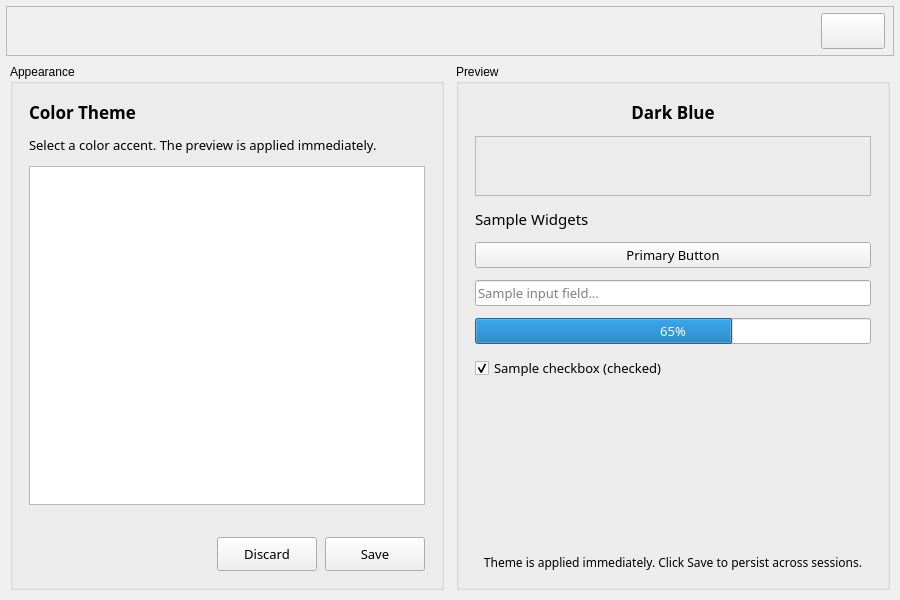
<?xml version="1.0" encoding="UTF-8"?>
<ui version="4.0">
 <class>Form</class>
 <widget class="QWidget" name="Form">
  <property name="geometry">
   <rect>
    <x>0</x>
    <y>0</y>
    <width>900</width>
    <height>600</height>
   </rect>
  </property>
  <property name="windowTitle">
   <string>Settings</string>
  </property>
  <layout class="QVBoxLayout" name="verticalLayout_main">
   <property name="spacing">
    <number>0</number>
   </property>
   <property name="leftMargin">
    <number>6</number>
   </property>
   <property name="topMargin">
    <number>6</number>
   </property>
   <property name="rightMargin">
    <number>6</number>
   </property>
   <property name="bottomMargin">
    <number>6</number>
   </property>

   <!-- TOP BAR -->
   <item>
    <widget class="QFrame" name="bar_information">
     <property name="sizePolicy">
      <sizepolicy hsizetype="Preferred" vsizetype="Fixed">
       <horstretch>0</horstretch>
       <verstretch>0</verstretch>
      </sizepolicy>
     </property>
     <property name="minimumSize">
      <size>
       <width>0</width>
       <height>50</height>
      </size>
     </property>
     <property name="maximumSize">
      <size>
       <width>16777215</width>
       <height>50</height>
      </size>
     </property>
     <property name="frameShape">
      <enum>QFrame::StyledPanel</enum>
     </property>
     <property name="frameShadow">
      <enum>QFrame::Raised</enum>
     </property>
     <layout class="QHBoxLayout" name="horizontalLayout_bar">
      <property name="leftMargin">
       <number>8</number>
      </property>
      <property name="topMargin">
       <number>4</number>
      </property>
      <property name="rightMargin">
       <number>8</number>
      </property>
      <property name="bottomMargin">
       <number>4</number>
      </property>
      <item>
       <widget class="QLabel" name="label_user_name">
        <property name="font">
         <font>
          <family>Century Gothic</family>
          <pointsize>12</pointsize>
         </font>
        </property>
        <property name="text">
         <string/>
        </property>
        <property name="alignment">
         <set>Qt::AlignLeading|Qt::AlignLeft|Qt::AlignVCenter</set>
        </property>
       </widget>
      </item>
      <item>
       <widget class="QLabel" name="label_user_role">
        <property name="font">
         <font>
          <family>Century Gothic</family>
          <pointsize>12</pointsize>
         </font>
        </property>
        <property name="text">
         <string/>
        </property>
       </widget>
      </item>
      <item>
       <spacer name="horizontalSpacer_bar">
        <property name="orientation">
         <enum>Qt::Horizontal</enum>
        </property>
        <property name="sizeType">
         <enum>QSizePolicy::Expanding</enum>
        </property>
        <property name="sizeHint" stdset="0">
         <size>
          <width>40</width>
          <height>20</height>
         </size>
        </property>
       </spacer>
      </item>
      <item>
       <widget class="QPushButton" name="btn_close">
        <property name="minimumSize">
         <size>
          <width>64</width>
          <height>36</height>
         </size>
        </property>
        <property name="maximumSize">
         <size>
          <width>64</width>
          <height>36</height>
         </size>
        </property>
        <property name="text">
         <string/>
        </property>
       </widget>
      </item>
     </layout>
    </widget>
   </item>

   <!-- MAIN CONTENT -->
   <item>
    <layout class="QHBoxLayout" name="horizontalLayout_content">
     <property name="spacing">
      <number>12</number>
     </property>
     <property name="leftMargin">
      <number>4</number>
     </property>
     <property name="topMargin">
      <number>8</number>
     </property>
     <property name="rightMargin">
      <number>4</number>
     </property>
     <property name="bottomMargin">
      <number>4</number>
     </property>

     <!-- LEFT — Theme selector -->
     <item>
      <widget class="QGroupBox" name="groupBox_appearance">
       <property name="sizePolicy">
        <sizepolicy hsizetype="Preferred" vsizetype="Expanding">
         <horstretch>1</horstretch>
         <verstretch>0</verstretch>
        </sizepolicy>
       </property>
       <property name="title">
        <string>Appearance</string>
       </property>
       <layout class="QVBoxLayout" name="verticalLayout_appearance">
        <property name="spacing">
         <number>12</number>
        </property>
        <property name="leftMargin">
         <number>16</number>
        </property>
        <property name="topMargin">
         <number>16</number>
        </property>
        <property name="rightMargin">
         <number>16</number>
        </property>
        <property name="bottomMargin">
         <number>16</number>
        </property>

        <item>
         <widget class="QLabel" name="label_theme_title">
          <property name="font">
           <font>
            <family>Century Gothic</family>
            <pointsize>13</pointsize>
            <bold>true</bold>
           </font>
          </property>
          <property name="text">
           <string>Color Theme</string>
          </property>
         </widget>
        </item>

        <item>
         <widget class="QLabel" name="label_theme_subtitle">
          <property name="font">
           <font>
            <family>Century Gothic</family>
            <pointsize>10</pointsize>
           </font>
          </property>
          <property name="text">
           <string>Select a color accent. The preview is applied immediately.</string>
          </property>
          <property name="wordWrap">
           <bool>true</bool>
          </property>
         </widget>
        </item>

        <!-- Theme cards list -->
        <item>
         <widget class="QListWidget" name="list_themes">
          <property name="sizePolicy">
           <sizepolicy hsizetype="Expanding" vsizetype="Expanding">
            <horstretch>0</horstretch>
            <verstretch>1</verstretch>
           </sizepolicy>
          </property>
          <property name="font">
           <font>
            <family>Century Gothic</family>
            <pointsize>11</pointsize>
           </font>
          </property>
          <property name="iconSize">
           <size>
            <width>28</width>
            <height>28</height>
           </size>
          </property>
          <property name="flow">
           <enum>QListView::TopToBottom</enum>
          </property>
          <property name="spacing">
           <number>4</number>
          </property>
         </widget>
        </item>

        <item>
         <spacer name="verticalSpacer_appearance">
          <property name="orientation">
           <enum>Qt::Vertical</enum>
          </property>
          <property name="sizeHint" stdset="0">
           <size>
            <width>20</width>
            <height>20</height>
           </size>
          </property>
         </spacer>
        </item>

        <!-- Action buttons -->
        <item>
         <layout class="QHBoxLayout" name="horizontalLayout_btns">
          <property name="spacing">
           <number>8</number>
          </property>
          <item>
           <spacer name="horizontalSpacer_btns">
            <property name="orientation">
             <enum>Qt::Horizontal</enum>
            </property>
            <property name="sizeHint" stdset="0">
             <size>
              <width>40</width>
              <height>20</height>
             </size>
            </property>
           </spacer>
          </item>
          <item>
           <widget class="QPushButton" name="btn_discard">
            <property name="minimumSize">
             <size>
              <width>100</width>
              <height>34</height>
             </size>
            </property>
            <property name="font">
             <font>
              <family>Century Gothic</family>
              <pointsize>10</pointsize>
             </font>
            </property>
            <property name="text">
             <string>Discard</string>
            </property>
           </widget>
          </item>
          <item>
           <widget class="QPushButton" name="btn_save_settings">
            <property name="minimumSize">
             <size>
              <width>100</width>
              <height>34</height>
             </size>
            </property>
            <property name="font">
             <font>
              <family>Century Gothic</family>
              <pointsize>10</pointsize>
             </font>
            </property>
            <property name="text">
             <string>Save</string>
            </property>
           </widget>
          </item>
         </layout>
        </item>

       </layout>
      </widget>
     </item>

     <!-- RIGHT — Preview panel -->
     <item>
      <widget class="QGroupBox" name="groupBox_preview">
       <property name="sizePolicy">
        <sizepolicy hsizetype="Preferred" vsizetype="Expanding">
         <horstretch>1</horstretch>
         <verstretch>0</verstretch>
        </sizepolicy>
       </property>
       <property name="title">
        <string>Preview</string>
       </property>
       <layout class="QVBoxLayout" name="verticalLayout_preview">
        <property name="spacing">
         <number>12</number>
        </property>
        <property name="leftMargin">
         <number>16</number>
        </property>
        <property name="topMargin">
         <number>16</number>
        </property>
        <property name="rightMargin">
         <number>16</number>
        </property>
        <property name="bottomMargin">
         <number>16</number>
        </property>

        <!-- Selected theme label -->
        <item>
         <widget class="QLabel" name="label_selected_theme">
          <property name="font">
           <font>
            <family>Century Gothic</family>
            <pointsize>13</pointsize>
            <bold>true</bold>
           </font>
          </property>
          <property name="text">
           <string>Dark Blue</string>
          </property>
          <property name="alignment">
           <set>Qt::AlignCenter</set>
          </property>
         </widget>
        </item>

        <!-- Color swatch -->
        <item>
         <widget class="QFrame" name="frame_color_swatch">
          <property name="sizePolicy">
           <sizepolicy hsizetype="Expanding" vsizetype="Fixed">
            <horstretch>0</horstretch>
            <verstretch>0</verstretch>
           </sizepolicy>
          </property>
          <property name="minimumSize">
           <size>
            <width>0</width>
            <height>60</height>
           </size>
          </property>
          <property name="maximumSize">
           <size>
            <width>16777215</width>
            <height>60</height>
           </size>
          </property>
          <property name="frameShape">
           <enum>QFrame::StyledPanel</enum>
          </property>
         </widget>
        </item>

        <!-- Sample widgets -->
        <item>
         <widget class="QLabel" name="label_sample_heading">
          <property name="font">
           <font>
            <family>Century Gothic</family>
            <pointsize>11</pointsize>
           </font>
          </property>
          <property name="text">
           <string>Sample Widgets</string>
          </property>
         </widget>
        </item>

        <item>
         <widget class="QPushButton" name="btn_sample_primary">
          <property name="font">
           <font>
            <family>Century Gothic</family>
            <pointsize>10</pointsize>
           </font>
          </property>
          <property name="text">
           <string>Primary Button</string>
          </property>
         </widget>
        </item>

        <item>
         <widget class="QLineEdit" name="input_sample">
          <property name="font">
           <font>
            <family>Century Gothic</family>
            <pointsize>10</pointsize>
           </font>
          </property>
          <property name="placeholderText">
           <string>Sample input field...</string>
          </property>
         </widget>
        </item>

        <item>
         <widget class="QProgressBar" name="progressBar_sample">
          <property name="font">
           <font>
            <family>Century Gothic</family>
            <pointsize>10</pointsize>
           </font>
          </property>
           <property name="value">
            <number>65</number>
           </property>
         </widget>
        </item>

        <item>
         <widget class="QCheckBox" name="checkBox_sample">
          <property name="font">
           <font>
            <family>Century Gothic</family>
            <pointsize>10</pointsize>
           </font>
          </property>
          <property name="text">
           <string>Sample checkbox (checked)</string>
          </property>
          <property name="checked">
           <bool>true</bool>
          </property>
         </widget>
        </item>

        <item>
         <spacer name="verticalSpacer_preview">
          <property name="orientation">
           <enum>Qt::Vertical</enum>
          </property>
          <property name="sizeHint" stdset="0">
           <size>
            <width>20</width>
            <height>40</height>
           </size>
          </property>
         </spacer>
        </item>

        <item>
         <widget class="QLabel" name="label_restart_note">
          <property name="font">
           <font>
            <family>Century Gothic</family>
            <pointsize>9</pointsize>
           </font>
          </property>
          <property name="text">
           <string>Theme is applied immediately. Click Save to persist across sessions.</string>
          </property>
          <property name="wordWrap">
           <bool>true</bool>
          </property>
          <property name="alignment">
           <set>Qt::AlignCenter</set>
          </property>
         </widget>
        </item>

       </layout>
      </widget>
     </item>

    </layout>
   </item>

  </layout>
 </widget>
 <resources/>
 <connections/>
</ui>
